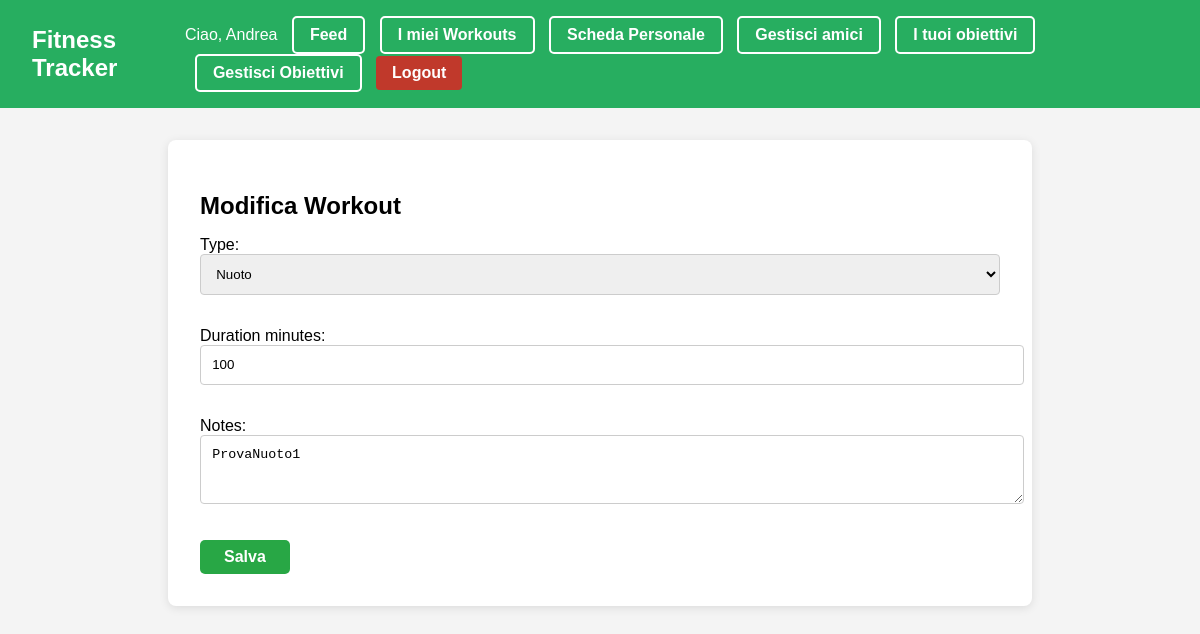
The page /workouts/3/edit/ (signed in) on the database its author committed.
### users/models.py (models this page shows, shortened)
class CustomUser(AbstractUser):
    is_coach = models.BooleanField(default=False)
    friends = models.ManyToManyField('self', symmetrical=False, blank=True)
    first_name = models.CharField(max_length=30, blank=True)
    last_name = models.CharField(max_length=30, blank=True)
    age = models.PositiveIntegerField(null=True, blank=True)
    height_cm = models.FloatField(null=True, blank=True)
    weight_kg = models.FloatField(null=True, blank=True)

### workouts/models.py (models this page shows, shortened)
class Workout(models.Model):
    WORKOUT_CHOICES = [
        ('run', 'Corsa'),
        ('swim', 'Nuoto'),
        ('bike', 'Bicicletta'),
    ]
    user = models.ForeignKey(CustomUser, on_delete=models.CASCADE)
    date = models.DateField(auto_now_add=True)
    type = models.CharField(max_length=10, choices=WORKOUT_CHOICES)
    duration_minutes = models.PositiveIntegerField()
    notes = models.TextField(blank=True)

### workouts/views.py (the view)
# urls.py: path('workouts/<int:workout_id>/edit/', edit_workout, name='edit_workout'),
@login_required
def edit_workout(request, workout_id):
    workout = get_object_or_404(Workout, id=workout_id, user=request.user)
    if request.method == 'POST':
        form = WorkoutForm(request.POST, instance=workout)
        if form.is_valid():
            form.save()
            messages.success(request, "Workout aggiornato.")
            return redirect('my_workouts')
    else:
        form = WorkoutForm(instance=workout)
    return render(request, 'workouts/edit_workout.html', {'form': form})

### workouts/forms.py
class WorkoutForm(forms.ModelForm):
    class Meta:
        model = Workout
        fields = ['type', 'duration_minutes', 'notes']
        widgets = {
            'type': forms.Select(attrs={'class': 'form-select'}),
            'duration_minutes': forms.NumberInput(attrs={'class': 'form-input'}),
            'notes': forms.Textarea(attrs={'class': 'form-textarea', 'rows': 3}),
        }

### workouts/templates/workouts/edit_workout.html (shortened to what this page needs)
{% extends 'base.html' %}
{% block content %}
  <h2>Modifica Workout</h2>
  <form method="post" class="form">
    {{ form.as_p }}
    <button type="submit" class="btn primary">Salva</button>
  </form>
{% endblock %}

### templates/base.html (shortened to what this page needs)
{% load static %}
<!DOCTYPE html>
<html lang="it">
<head>
  <link rel="stylesheet" href="{% static 'css/style.css' %}">
</head>
<body>
<nav class="navbar">
  <div class="navbar-container">
    <a class="navbar-brand" href="/">Fitness Tracker</a>
    <div class="navbar-buttons">
      {% if user.is_authenticated %}
        <span>Ciao, {{ user.username }}</span>
        <a href="{% url 'feed' %}" class="btn outline">Feed</a>
        <a href="{% url 'my_workouts' %}" class="btn outline">I miei Workouts</a>
        <a href="{% url 'personal_sheet' %}" class="btn outline">Scheda Personale</a>
        <a href="{% url 'search_users' %}" class="btn outline">Gestisci amici</a>
        <a href="{% url 'my_goals' %}" class="btn outline">I tuoi obiettivi</a>
        {% if user.is_coach %}
          <a href="{% url 'manage_goals' %}" class="btn outline">Gestisci Obiettivi</a>
        {% endif %}
        <a href="{% url 'logout' %}" class="btn danger">Logout</a>
      {% else %}
        <a href="{% url 'login' %}" class="btn outline">Login</a>
        <a href="{% url 'signup' %}" class="btn primary">Signup</a>
      {% endif %}
    </div>
  </div>
</nav>
  <div class="container">
    {% block content %}{% endblock %}
  </div>
</body>
</html>

### static/css/style.css (style rules this page uses)
body { font-family: Arial, sans-serif; background-color: #f4f4f4; margin: 0; padding: 0; }
.navbar { background-color: #27ae60; padding: 1rem 2rem; color: white; }
.navbar-container { display: flex; justify-content: space-between; align-items: center; }
.navbar-brand { font-size: 1.5rem; font-weight: bold; color: white; text-decoration: none; }
.navbar-buttons a { margin-left: 10px; }
.btn { display: inline-block; text-align: center; cursor: pointer; text-decoration: none; font-weight: bold; border-radius: 5px; padding: 0.5rem 1rem; transition: background-color 0.2s ease; border: none; }
.btn.primary { background-color: #27ae60; color: white; }
.btn.outline { background-color: transparent; color: white; border: 2px solid white; padding: 0.5rem 1rem; border-radius: 5px; font-weight: bold; text-decoration: none; display: inline-block; transition: background-color 0.2s ease; }
.btn.danger { background-color: #c0392b; color: white; }
.container { max-width: 800px; margin: 2rem auto; background: white; padding: 2rem; border-radius: 8px; box-shadow: 0 2px 10px rgba(0, 0, 0, 0.1); }
h2 { margin-bottom: 1rem; }
.form input, .form select, .form textarea { width: 100%; padding: 0.7rem; margin-bottom: 1rem; border: 1px solid #ccc; border-radius: 4px; }
.form button { padding: 0.7rem 1.5rem; font-size: 1rem; border: none; border-radius: 4px; background-color: #27ae60; color: white; cursor: pointer; transition: background-color 0.2s ease; }
.btn.primary { background-color: #28a745; color: white; padding: 0.5rem 1.5rem; border: none; border-radius: 5px; cursor: pointer; }
.btn { padding: 0.5rem 1rem; border: none; border-radius: 4px; font-weight: bold; cursor: pointer; }

### rows shown on the page
CustomUser: username "Andrea"
Workout: type "Nuoto", duration_minutes "100", notes "ProvaNuoto1"
